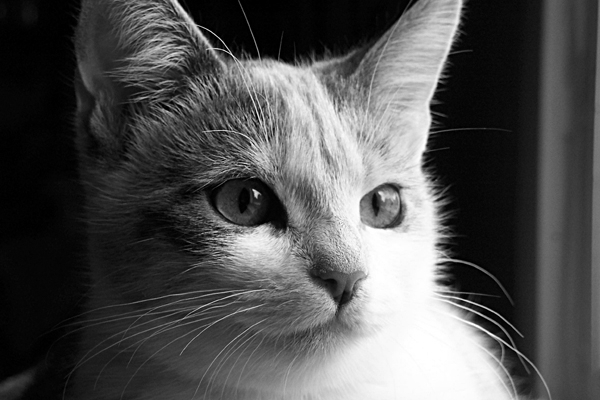
#> input picture examples/images/cat.jpg, 600 x 400 px, found by its file name
$ python sobel.py
#> lines starting #> are read from the running program, lines starting #| are printed output that depends on the picture
import math
import cv2 as cv
import numpy as np


# [238 lines left out: functions convolute, convolute_gray, blur, sharpen, generate_gaussian_kernel, gaussian_blur and 8 more, not called in this run]


def create_rotated_kernel(angle_degrees):
    """
    Create a rotated edge detection kernel based on the angle.

    Parameters:
    angle_degrees (float): The angle of the edge detection kernel in degrees.

    Returns:
    numpy.ndarray: The rotated kernel.
    """
    # Define a base kernel for edge detection (e.g., Sobel operator)
    base_kernel = np.array([
        [0, -1, 0],
        [1, 0, -1],
        [0, 1, 0]
    ], dtype=np.float32)

    # Create a rotation matrix
    # angle_radians = np.deg2rad(angle_degrees)
    rotation_matrix = cv.getRotationMatrix2D((1, 1), angle_degrees, 1)

    # Rotate the kernel
    rotated_kernel = cv.warpAffine(base_kernel, rotation_matrix, (3, 3), flags=cv.INTER_LINEAR, borderMode=cv.BORDER_CONSTANT, borderValue=0)

    return rotated_kernel

def custom_edge_detection(img, angle=0):
    """
    Apply custom edge detection based on a rotated kernel.

    Parameters:
    img (numpy.ndarray): Input image (grayscale or color).
    angle (float): Angle for edge detection in degrees.

    Returns:
    numpy.ndarray: The resulting image after applying the custom edge detection.
    """
    # Convert to grayscale if the input image is colored
    if len(img.shape) == 3:
        gray_img = cv.cvtColor(img, cv.COLOR_BGR2GRAY)
    else:
        gray_img = img

    # Apply Gaussian blur to reduce noise
    blurred_img = cv.GaussianBlur(gray_img, (5, 5), 1.4)

    # Create the rotated kernel
    kernel = create_rotated_kernel(angle)

    # Apply the kernel to the grayscale image
    filtered_img = cv.filter2D(blurred_img, -1, kernel)

    # Normalize the result to fit within the range of 0 to 255
    filtered_img = cv.normalize(filtered_img, None, 0, 255, cv.NORM_MINMAX)

    # Convert to uint8
    filtered_img = np.uint8(filtered_img)

    return filtered_img


x_mouse, y_mouse = (None, None)

img = cv.imread(cv.samples.findFile("examples/images/cat.jpg"))
#> img is the input picture: shape (400, 600, 3); min 0, max 255, mean 81.5
img =  cv.cvtColor(img, cv.COLOR_BGR2GRAY)
#> img: shape (400, 600)
# Split the image into its B, G, R channels

img2 = custom_edge_detection(img, 180)
#> in custom_edge_detection, `blurred_img = cv.GaussianBlur(gray_img, (5, 5), 1.4)`:
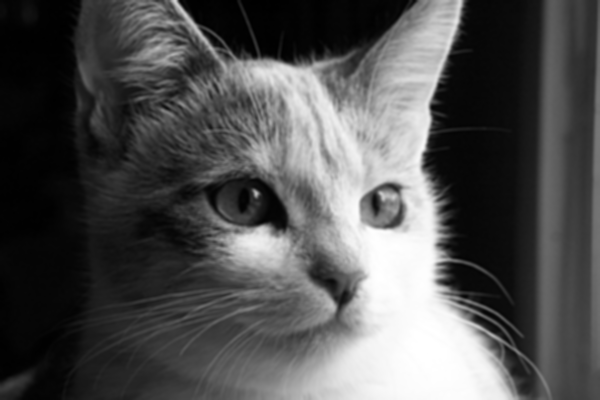
#> blurred_img: shape (400, 600); min 0, max 255, mean 81.5
#> in custom_edge_detection, `filtered_img = cv.filter2D(blurred_img, -1, kernel)`:
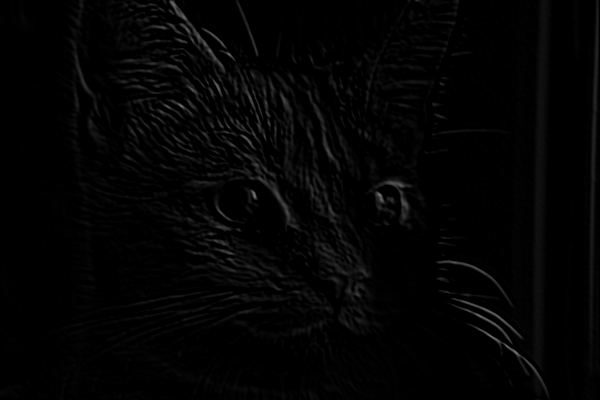
#> filtered_img: shape (400, 600); min 0, max 117, mean 3.7
#> in custom_edge_detection, `filtered_img = cv.normalize(filtered_img, None, 0, 255, cv.NORM_MINMAX)`:
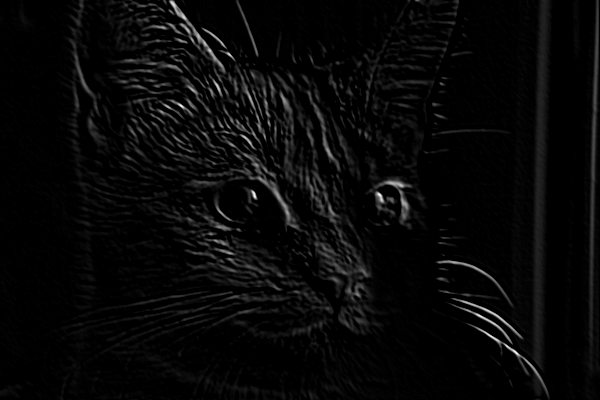
#> filtered_img: shape (400, 600); min 0, max 255, mean 8
# img3 = prewitt(img)
# img4 = custom_edge_detection(img, 0)

# combined_image = np.vstack((np.hstack((img, img2)), np.hstack((img3, img4))))
combined_image = np.hstack((img, img2))
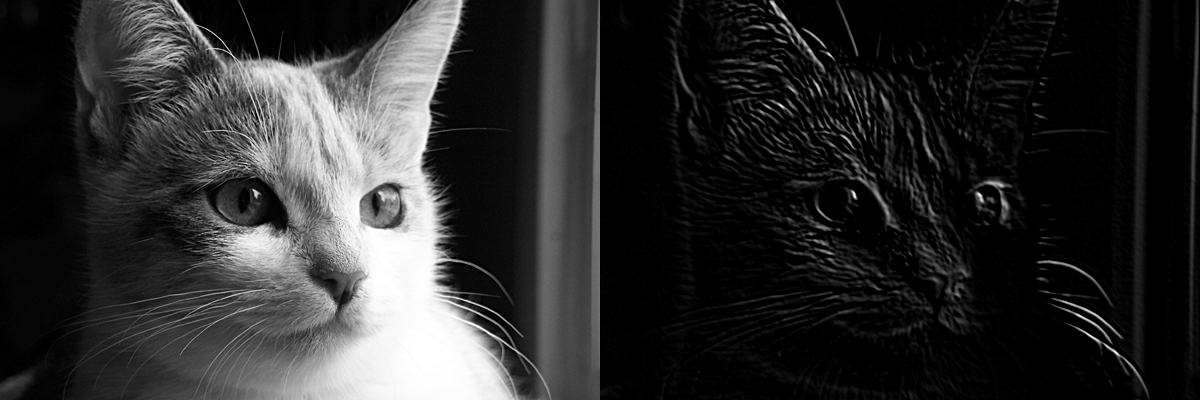
#> combined_image: shape (400, 1200); min 0, max 255, mean 44.7

cv.namedWindow(winname='combined', flags=cv.WINDOW_NORMAL)

height, width = combined_image.shape[:2]
#> height = 400; width = 1200

resize = 0.8
cv.resizeWindow(winname='combined', width=int(width*resize), height=int(height*resize))

i = 0
while True:
    cv.imshow('combined', combined_image)
    i+=4
    # print(i % 360)
    img2 = custom_edge_detection(img, i % 360)
#> call 2 of custom_edge_detection, with angle = 4
#> in custom_edge_detection (call 2), `filtered_img = cv.filter2D(blurred_img, -1, kernel)`:
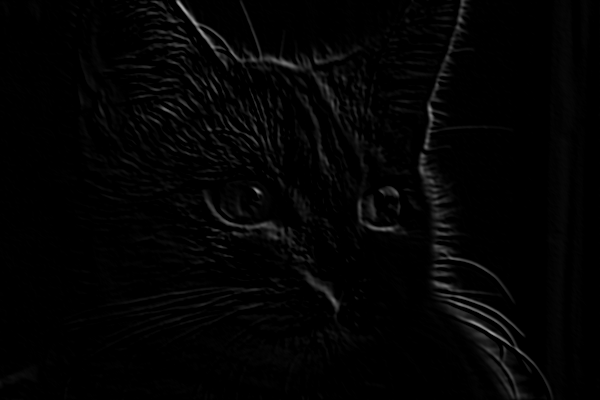
#> filtered_img: shape (400, 600); min 0, max 172, mean 3.8
    combined_image = np.hstack((img, img2))
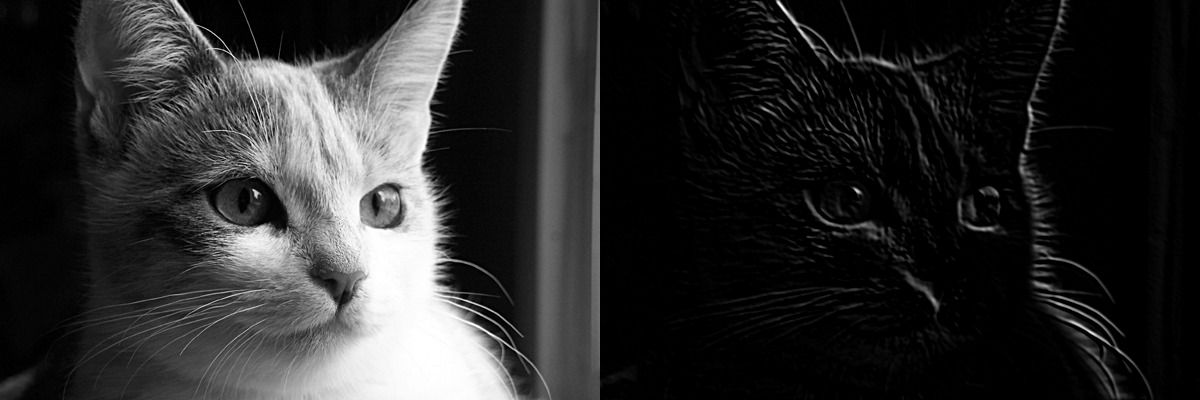
#> combined_image: shape (400, 1200); min 0, max 255, mean 43.5

    k = cv.waitKey(10) & 0xFF
#> (key q is pressed here)
    if k == ord('q'):
        break

cv.destroyAllWindows()
